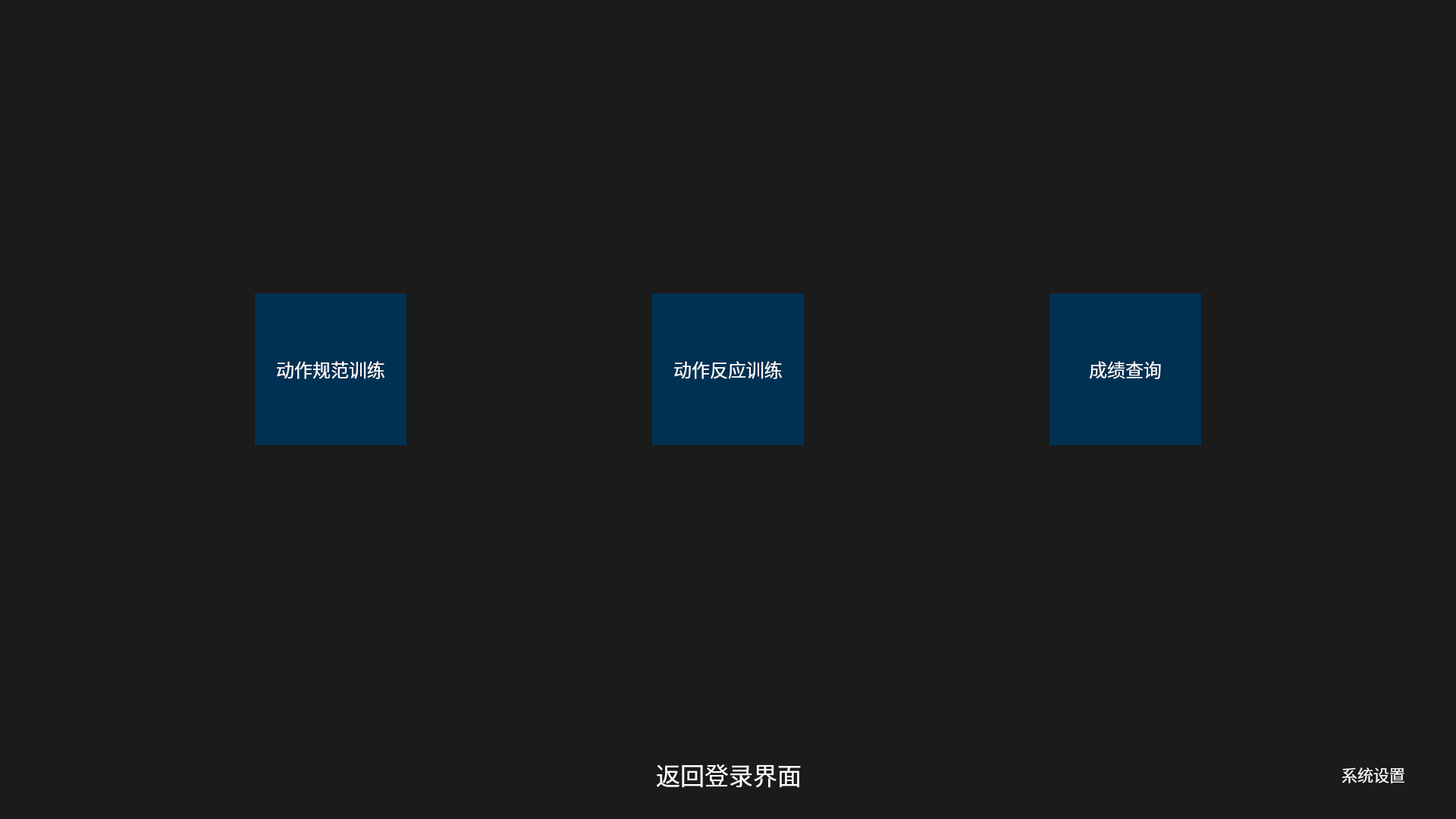
<?xml version="1.0" encoding="UTF-8"?>
<ui version="4.0">
 <class>Center_Menu</class>
 <widget class="QWidget" name="Center_Menu">
  <property name="geometry">
   <rect>
    <x>0</x>
    <y>0</y>
    <width>1920</width>
    <height>1080</height>
   </rect>
  </property>
  <property name="windowTitle">
   <string>Form</string>
  </property>
  <layout class="QHBoxLayout" name="horizontalLayout">
   <property name="spacing">
    <number>0</number>
   </property>
   <property name="leftMargin">
    <number>0</number>
   </property>
   <property name="topMargin">
    <number>0</number>
   </property>
   <property name="rightMargin">
    <number>0</number>
   </property>
   <property name="bottomMargin">
    <number>0</number>
   </property>
   <item>
    <widget class="QFrame" name="base_frame">
     <property name="styleSheet">
      <string notr="true">QFrame{
background-color: rgb(27, 27, 27);
}

</string>
     </property>
     <property name="frameShape">
      <enum>QFrame::NoFrame</enum>
     </property>
     <property name="frameShadow">
      <enum>QFrame::Raised</enum>
     </property>
     <layout class="QVBoxLayout" name="verticalLayout">
      <item>
       <widget class="QFrame" name="sub_frame_1">
        <property name="font">
         <font>
          <pointsize>14</pointsize>
         </font>
        </property>
        <property name="styleSheet">
         <string notr="true">QToolButton:hover{
border:none;
background-color:rgb(0, 47, 167);
}

QToolButton{
border:none;
background-color:rgb(0, 49, 83);
}
</string>
        </property>
        <property name="frameShape">
         <enum>QFrame::NoFrame</enum>
        </property>
        <property name="frameShadow">
         <enum>QFrame::Raised</enum>
        </property>
        <layout class="QGridLayout" name="gridLayout">
         <item row="1" column="6">
          <spacer name="horizontalSpacer_4">
           <property name="orientation">
            <enum>Qt::Horizontal</enum>
           </property>
           <property name="sizeHint" stdset="0">
            <size>
             <width>40</width>
             <height>20</height>
            </size>
           </property>
          </spacer>
         </item>
         <item row="1" column="3">
          <widget class="QToolButton" name="btn_rea_train">
           <property name="minimumSize">
            <size>
             <width>200</width>
             <height>200</height>
            </size>
           </property>
           <property name="maximumSize">
            <size>
             <width>200</width>
             <height>200</height>
            </size>
           </property>
           <property name="font">
            <font>
             <family>微软雅黑</family>
             <pointsize>18</pointsize>
            </font>
           </property>
           <property name="styleSheet">
            <string notr="true">QToolButton{
	color: rgb(255, 255, 255);
    padding:20px;
}</string>
           </property>
           <property name="text">
            <string>动作反应训练</string>
           </property>
           <property name="icon">
            <iconset resource="../res.qrc">
             <normaloff>:/icons/figs/icon/对抗训练.png</normaloff>:/icons/figs/icon/对抗训练.png</iconset>
           </property>
           <property name="iconSize">
            <size>
             <width>100</width>
             <height>100</height>
            </size>
           </property>
           <property name="popupMode">
            <enum>QToolButton::InstantPopup</enum>
           </property>
           <property name="toolButtonStyle">
            <enum>Qt::ToolButtonTextUnderIcon</enum>
           </property>
          </widget>
         </item>
         <item row="0" column="3">
          <spacer name="verticalSpacer_2">
           <property name="orientation">
            <enum>Qt::Vertical</enum>
           </property>
           <property name="sizeHint" stdset="0">
            <size>
             <width>20</width>
             <height>40</height>
            </size>
           </property>
          </spacer>
         </item>
         <item row="1" column="4">
          <spacer name="horizontalSpacer_3">
           <property name="orientation">
            <enum>Qt::Horizontal</enum>
           </property>
           <property name="sizeHint" stdset="0">
            <size>
             <width>40</width>
             <height>20</height>
            </size>
           </property>
          </spacer>
         </item>
         <item row="1" column="1">
          <widget class="QToolButton" name="btn_std_train">
           <property name="minimumSize">
            <size>
             <width>200</width>
             <height>200</height>
            </size>
           </property>
           <property name="maximumSize">
            <size>
             <width>200</width>
             <height>200</height>
            </size>
           </property>
           <property name="font">
            <font>
             <family>微软雅黑</family>
             <pointsize>18</pointsize>
            </font>
           </property>
           <property name="styleSheet">
            <string notr="true">QToolButton{
	color: rgb(255, 255, 255);
    padding:20px;
}
</string>
           </property>
           <property name="text">
            <string>动作规范训练</string>
           </property>
           <property name="icon">
            <iconset resource="../res.qrc">
             <normaloff>:/icons/figs/icon/跟随训练.png</normaloff>:/icons/figs/icon/跟随训练.png</iconset>
           </property>
           <property name="iconSize">
            <size>
             <width>100</width>
             <height>100</height>
            </size>
           </property>
           <property name="popupMode">
            <enum>QToolButton::InstantPopup</enum>
           </property>
           <property name="toolButtonStyle">
            <enum>Qt::ToolButtonTextUnderIcon</enum>
           </property>
          </widget>
         </item>
         <item row="1" column="0">
          <spacer name="horizontalSpacer_5">
           <property name="orientation">
            <enum>Qt::Horizontal</enum>
           </property>
           <property name="sizeHint" stdset="0">
            <size>
             <width>40</width>
             <height>20</height>
            </size>
           </property>
          </spacer>
         </item>
         <item row="1" column="5">
          <widget class="QToolButton" name="btn_grade">
           <property name="minimumSize">
            <size>
             <width>200</width>
             <height>200</height>
            </size>
           </property>
           <property name="maximumSize">
            <size>
             <width>200</width>
             <height>200</height>
            </size>
           </property>
           <property name="font">
            <font>
             <family>微软雅黑</family>
             <pointsize>18</pointsize>
            </font>
           </property>
           <property name="styleSheet">
            <string notr="true">QToolButton{
	color: rgb(255, 255, 255);
    padding:20px;
}
</string>
           </property>
           <property name="text">
            <string>成绩查询</string>
           </property>
           <property name="icon">
            <iconset resource="../res.qrc">
             <normaloff>:/icons/figs/icon/118评估.png</normaloff>:/icons/figs/icon/118评估.png</iconset>
           </property>
           <property name="iconSize">
            <size>
             <width>100</width>
             <height>100</height>
            </size>
           </property>
           <property name="popupMode">
            <enum>QToolButton::InstantPopup</enum>
           </property>
           <property name="toolButtonStyle">
            <enum>Qt::ToolButtonTextUnderIcon</enum>
           </property>
          </widget>
         </item>
         <item row="1" column="2">
          <spacer name="horizontalSpacer_2">
           <property name="orientation">
            <enum>Qt::Horizontal</enum>
           </property>
           <property name="sizeHint" stdset="0">
            <size>
             <width>40</width>
             <height>20</height>
            </size>
           </property>
          </spacer>
         </item>
         <item row="2" column="3">
          <spacer name="verticalSpacer">
           <property name="orientation">
            <enum>Qt::Vertical</enum>
           </property>
           <property name="sizeHint" stdset="0">
            <size>
             <width>20</width>
             <height>40</height>
            </size>
           </property>
          </spacer>
         </item>
        </layout>
       </widget>
      </item>
      <item>
       <widget class="QFrame" name="sub_frame_2">
        <property name="maximumSize">
         <size>
          <width>16777215</width>
          <height>150</height>
         </size>
        </property>
        <property name="sizeIncrement">
         <size>
          <width>0</width>
          <height>150</height>
         </size>
        </property>
        <property name="styleSheet">
         <string notr="true">QToolButton:hover{
border:none;
background-color:rgb(0, 47, 167);
}

QToolButton{
border:none;
background-color:rgb(0, 49, 83);
}
</string>
        </property>
        <property name="frameShape">
         <enum>QFrame::NoFrame</enum>
        </property>
        <property name="frameShadow">
         <enum>QFrame::Raised</enum>
        </property>
        <layout class="QHBoxLayout" name="horizontalLayout_3">
         <property name="spacing">
          <number>0</number>
         </property>
         <property name="leftMargin">
          <number>0</number>
         </property>
         <property name="topMargin">
          <number>0</number>
         </property>
         <property name="rightMargin">
          <number>0</number>
         </property>
         <property name="bottomMargin">
          <number>0</number>
         </property>
         <item>
          <spacer name="horizontalSpacer_6">
           <property name="orientation">
            <enum>Qt::Horizontal</enum>
           </property>
           <property name="sizeHint" stdset="0">
            <size>
             <width>40</width>
             <height>20</height>
            </size>
           </property>
          </spacer>
         </item>
         <item>
          <widget class="QPushButton" name="btn_back">
           <property name="minimumSize">
            <size>
             <width>300</width>
             <height>100</height>
            </size>
           </property>
           <property name="maximumSize">
            <size>
             <width>300</width>
             <height>100</height>
            </size>
           </property>
           <property name="font">
            <font>
             <family>微软雅黑</family>
             <pointsize>24</pointsize>
            </font>
           </property>
           <property name="styleSheet">
            <string notr="true">QPushButton{
border:none;
background-color: rgba(50, 50, 50,0);
	color: rgb(255, 255, 255);
}</string>
           </property>
           <property name="text">
            <string>返回登录界面</string>
           </property>
           <property name="icon">
            <iconset resource="../res.qrc">
             <normaloff>:/icons/figs/icon/返回.png</normaloff>:/icons/figs/icon/返回.png</iconset>
           </property>
           <property name="iconSize">
            <size>
             <width>45</width>
             <height>45</height>
            </size>
           </property>
          </widget>
         </item>
         <item>
          <spacer name="horizontalSpacer">
           <property name="orientation">
            <enum>Qt::Horizontal</enum>
           </property>
           <property name="sizeType">
            <enum>QSizePolicy::Fixed</enum>
           </property>
           <property name="sizeHint" stdset="0">
            <size>
             <width>600</width>
             <height>20</height>
            </size>
           </property>
          </spacer>
         </item>
         <item>
          <widget class="QPushButton" name="btn_setting">
           <property name="minimumSize">
            <size>
             <width>200</width>
             <height>80</height>
            </size>
           </property>
           <property name="maximumSize">
            <size>
             <width>200</width>
             <height>80</height>
            </size>
           </property>
           <property name="font">
            <font>
             <family>微软雅黑</family>
             <pointsize>16</pointsize>
            </font>
           </property>
           <property name="styleSheet">
            <string notr="true">QPushButton{
	color: rgb(255, 255, 255);

}
QPushButton{
border:none;
background-color: rgba(50, 50, 50,0);
	color: rgb(255, 255, 255);
}</string>
           </property>
           <property name="text">
            <string>系统设置</string>
           </property>
           <property name="icon">
            <iconset resource="../res.qrc">
             <normaloff>:/icons/figs/icon/设置.png</normaloff>:/icons/figs/icon/设置.png</iconset>
           </property>
           <property name="iconSize">
            <size>
             <width>30</width>
             <height>30</height>
            </size>
           </property>
          </widget>
         </item>
        </layout>
       </widget>
      </item>
     </layout>
    </widget>
   </item>
  </layout>
 </widget>
 <resources>
  <include location="../res.qrc"/>
 </resources>
 <connections/>
</ui>
